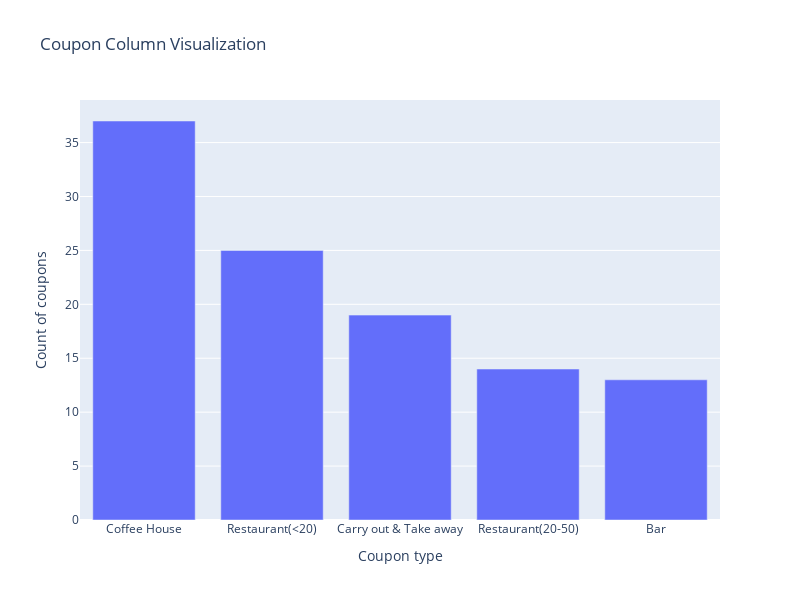

Notebook code for this chart:
### Markdown cell above
<span style="font-size: 20px; color: red;font-family: 'Times New Roman', Times, serif;">Use a bar plot to visualize the coupon column</span>

### Code cell
coupon_cnts = data["coupon"].value_counts().reset_index()
coupon_cnts.columns = ["Coupon type", "Count of coupons"]  # Rename columns for clarity

# Plotting with Plotly Express
fig = px.bar(coupon_cnts, x="Coupon type", y="Count of coupons", title="Coupon Counts")

#Configure the plot
fig.update_layout(width=800, height =600, title ="Coupon Column Visualization")

# Show the plot
fig.show()

### Figure 1 — Plotly figure (JSON) as saved in the notebook; plotly's stock layout.template omitted (floating-point values rounded to 4 significant figures)
{"data": [{"alignmentgroup": "True", "hovertemplate": "Coupon type=%{x}<br>Count of coupons=%{y}<extra></extra>", "legendgroup": "", "marker": {"color": "#636efa", "pattern": {"shape": ""}}, "name": "", "offsetgroup": "", "orientation": "v", "showlegend": false, "textposition": "auto", "x": ["Coffee House", "Restaurant(<20)", "Carry out & Take away", "Restaurant(20-50)", "Bar"], "xaxis": "x", "y": [37, 25, 19, 14, 13], "yaxis": "y", "type": "bar"}], "layout": {"xaxis": {"anchor": "y", "domain": [0.0, 1.0], "title": {"text": "Coupon type"}}, "yaxis": {"anchor": "x", "domain": [0.0, 1.0], "title": {"text": "Count of coupons"}}, "legend": {"tracegroupgap": 0}, "title": {"text": "Coupon Column Visualization"}, "barmode": "relative", "width": 800, "height": 600}}
